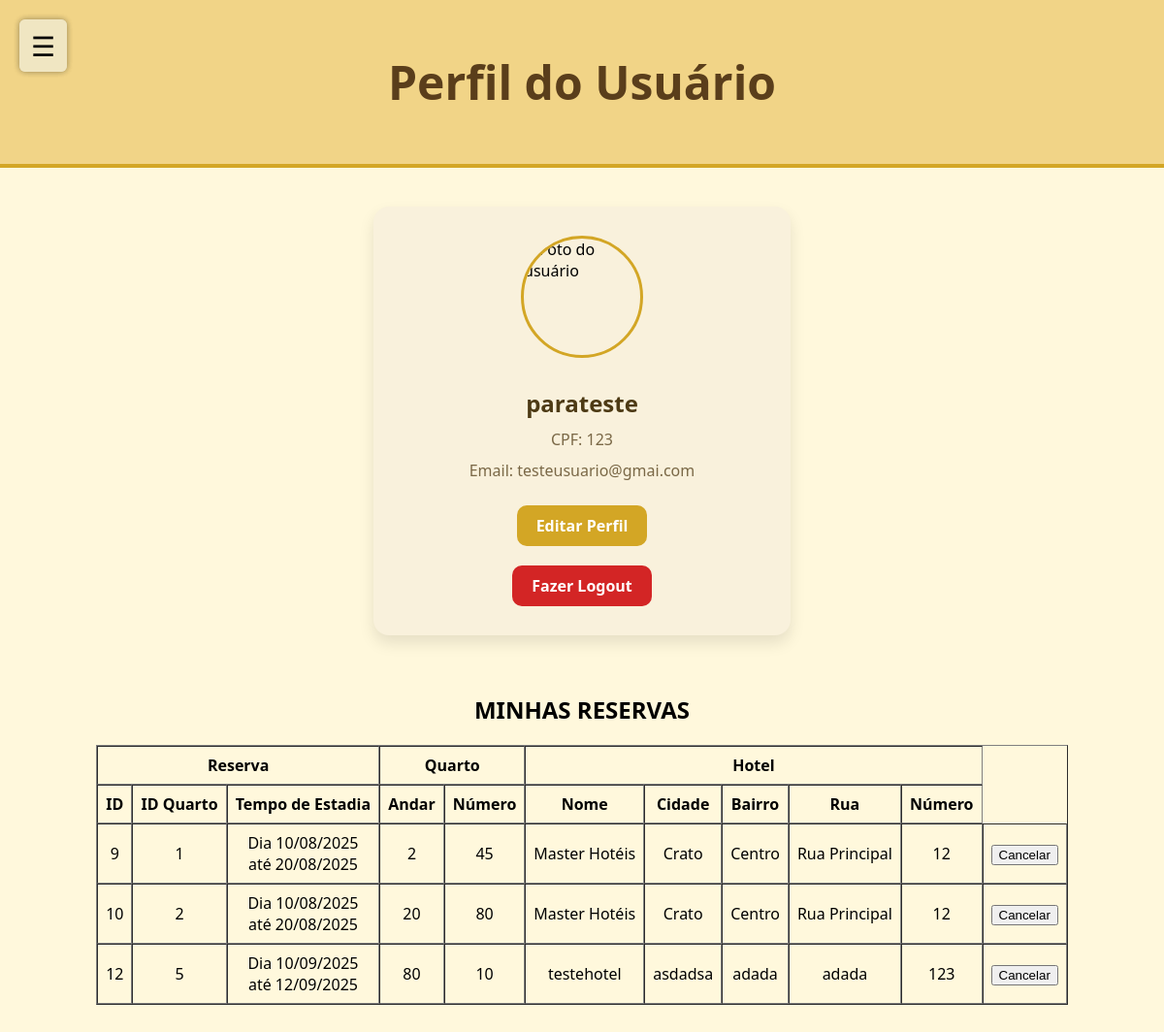
The app's page /perfil_usuario (signed in) with its own data.
### tables this page shows
CREATE TABLE reservas 
(
    id_reserva INTEGER PRIMARY KEY AUTOINCREMENT,
    id_usuario INTEGER, 
    id_quarto INTEGER,
    data_checkin DATE,
    data_checkout DATE,
    FOREIGN KEY (id_usuario) REFERENCES usuarios(id_usuario),
    FOREIGN KEY (id_quarto) REFERENCES quartos(id_quarto)
);

CREATE TABLE quartos 
(
    id_quarto INTEGER PRIMARY KEY AUTOINCREMENT,
    andar TEXT,
    numero_quarto TEXT,
    preco REAL,
    imagem TEXT,
    id_hotel INTEGER, descricao TEXT,
    FOREIGN KEY (id_hotel) REFERENCES hoteis(id_hotel)
);

CREATE TABLE hoteis
(
    id_hotel INTEGER PRIMARY KEY AUTOINCREMENT,
    nome TEXT,
    cidade TEXT,
    bairro TEXT,
    rua TEXT,
    numero INTEGER,
    cnpj INTEGER,
    email TEXT,
    senha TEXT,
    foto TEXT

, background text, chave_pix text);

### routes/route_usuario.py (the view)
@usuario_bp.route("/perfil_usuario", methods=['GET','POST'])
def perfil_usuario():
    if 'usuario' not in session:
        return redirect(url_for('usuario.cadastro_usuario'))
    else:
        usuario = session['usuario']
        reserva_model = ReservaModel(id_usuario=usuario['id'])
        reservas = reserva_model.buscar_por_reservas()
        reservas_detalhadas = []
        for i, reserva in enumerate(reservas):
            quarto_model = QuartoModel(id_quarto=reserva['id_quarto'])
            quarto = quarto_model.buscar_por_quarto()
            hotel_model = HotelModel(id_hotel=quarto['id_hotel'])
            hotel = hotel_model.buscar_por_hotel()
            listacheckin = reservas[i]["data_checkin"].split("-")
            listacheckout = reservas[i]["data_checkout"].split("-")
            strcheckin = listacheckin[2] + "/" + listacheckin[1] + "/" + listacheckin[0]
            strcheckout = listacheckout[2] + "/" + listacheckout[1] + "/" + listacheckout[0]
            conversao1 = datetime.strptime(strcheckin, "%d/%m/%Y")
            conversao2 = datetime.strptime(strcheckout, "%d/%m/%Y")
            diferenca = conversao2 - conversao1
            tempo_estadia = diferenca.days
            del listacheckin
            del listacheckout
            reservas_detalhadas.append({
                'reserva': reserva,
                'quarto': quarto,
                'hotel': hotel,
                'checkin' : strcheckin,
                'checkout' : strcheckout
            })
        return render_template('/usuario/perfil_usuario.html', usuario=usuario, reservas=reservas_detalhadas)

### models/connect.py (called while the page is built)
    def connect(self):
        self.conn = sqlite3.connect(self.db_name)
        self.conn.row_factory = sqlite3.Row  # Para retornar dicionários
        self.cursor = self.conn.cursor()

    def execute(self, query, params=None):
        if self.conn is None:
            self.connect()
        if params:
            self.cursor.execute(query, params)
        else:
            self.cursor.execute(query)
        return self.cursor

    def fetchall(self):
        return self.cursor.fetchall()

    def fetchone(self):
        return self.cursor.fetchone()

    def close(self):
        if self.conn:
            self.conn.close()
            self.conn = None
            self.cursor = None

### models/hotel_model.py (called while the page is built)
    def buscar_por_hotel(self):
        db = Database()
        db.connect()
        sql = "SELECT * FROM hoteis WHERE id_hotel=?"
        db.execute(sql, (self.id_hotel,))
        hotel = db.fetchone()
        db.close()
        return hotel

### models/quarto_model.py (called while the page is built)
    def buscar_por_quarto(self):
        db = Database()
        db.connect()
        sql = "SELECT * FROM quartos WHERE id_quarto=?"
        db.execute(sql, (self.id_quarto,))
        quarto = db.fetchone()
        db.close()
        return quarto

### models/reserva_model.py (called while the page is built)
    def buscar_por_reservas(self):
        db = Database()
        db.connect()
        sql = "SELECT * FROM reservas WHERE id_usuario=?"
        db.execute(sql, (self.id_usuario,))
        reservas = db.fetchall()
        db.close()
        return reservas

### templates/usuario/perfil_usuario.html (shortened to what this page needs)
<!DOCTYPE html>
<html lang="pt-BR">
<head>
  <link rel="stylesheet" href="/static/estilos/perfil_dados.css">
</head>
<body>
  <header class="topo">
    <h1>Perfil do Usuário</h1>
  </header>
  <div class="opcoes" onclick="toggleSidebar()">☰</div>
</head>
<body>
  <div class="opcoes" onclick="toggleSidebar()">☰</div>
  <main class="container">
    <section class="card-perfil">
      <div class="foto-perfil">
        <img src="{{ url_for('static', filename=usuario.imagem) }}" alt="Foto do usuário">
      </div>
      <h2>{{session['usuario']['nome']}}</h2>
      <p class="email">CPF: {{session['usuario']['cpf']}}</p>
      <p class="cpf">Email: {{session['usuario']['email']}}</p>
      <a href="/editar_perfil_usuario" class="botao-editar">Editar Perfil</a>
      <a href="/sair" class="botao-excluir">Fazer Logout</a>
    </section>
  </main>
  <h2 style="text-align: center;">MINHAS RESERVAS</h2>
  <table border="1" cellpadding="8" cellspacing="0" style="text-align: center;">
    <thead>
      <tr>
        <th colspan="3">Reserva</th>
        <th colspan="2">Quarto</th>
        <th colspan="5">Hotel</th>
      </tr>
      <tr>
        <th>ID</th>
        <th>ID Quarto</th>
        <th>Tempo de Estadia</th>
        <th>Andar</th>
        <th>Número</th>
        <th>Nome</th>
        <th>Cidade</th>
        <th>Bairro</th>
        <th>Rua</th>
        <th>Número</th>
      </tr>
    </thead>
    <tbody>
      {% if reservas %}
        {% for item in reservas %}
          <tr>
            <td>{{ item.reserva.id_reserva }}</td>
            <td>{{ item.reserva.id_quarto }}</td>
            <td>Dia {{ item.checkin}}<br>até {{item.checkout}}</td>
            <td>{{ item.quarto.andar }}</td>
            <td>{{ item.quarto.numero_quarto }}</td>
            <td>{{ item.hotel.nome }}</td>
            <td>{{ item.hotel.cidade }}</td>
            <td>{{ item.hotel.bairro }}</td>
            <td>{{ item.hotel.rua }}</td>
            <td>{{ item.hotel.numero }}</td>
            <td>
              <form action="/cancelar_reserva" method="post">
                <button type="submit" class="botao-cancelar">Cancelar</button>
              </form>
            </td>
          </tr>
        {% endfor %}
      {% else %}
        <tr>
          <td colspan="11" style="text-align: center;">Nenhuma reserva encontrada.</td>
        </tr>
      {% endif %}
    </tbody>
    </table>
</body>
</html>

### static/estilos/perfil_dados.css (style rules this page uses)
body { margin: 0; font-family: 'Segoe UI', Tahoma, Geneva, Verdana, sans-serif; background-color: #fff8dc; }
.topo { background-color: #f1d487; padding: 20px; text-align: center; font-size: 1.5em; color: #5a3e1b; border-bottom: 4px solid #d3a625; }
.container { display: flex; justify-content: center; align-items: center; padding: 40px; }
.card-perfil { background-color: #f9f1dc; border-radius: 16px; padding: 30px 40px; box-shadow: 0 8px 16px rgba(0,0,0,0.1); display: flex; flex-direction: column; align-items: center; width: 350px; }
.foto-perfil { width: 120px; height: 120px; border-radius: 50%; border: 3px solid #d3a625; margin-bottom: 20px; overflow: hidden; display: flex; justify-content: center; }
.foto-perfil img { width: auto; height: 100%; }
.card-perfil h2 { margin: 10px 0 5px; color: #4d3a14; }
.email, .cpf { color: #7a6846; margin: 5px 0; }
.botao-editar { display: inline-block; margin-top: 20px; padding: 10px 20px; background-color: #d3a625; color: white; border-radius: 10px; text-decoration: none; font-weight: bold; transition: background-color 0.3s ease; }
.botao-excluir { display: inline-block; margin-top: 20px; padding: 10px 20px; background-color: #d32525; color: white; border-radius: 10px; text-decoration: none; font-weight: bold; transition: background-color 0.3s ease; }
.opcoes { font-size: 28px; cursor: pointer; position: fixed; top: 20px; left: 20px; z-index: 1003; background-color: #f0e6c2; padding: 8px 12px; border-radius: 6px; box-shadow: 0 0 6px rgba(0, 0, 0, 0.2); }
table { margin: 0 auto; margin-bottom: 200px; }

### records on screen
reservas: reserva.id_reserva "9", reserva.id_quarto "1"
quartos: quarto.andar "2", quarto.numero_quarto "45"
hoteis: hotel.nome "Master Hotéis" "Master Hotéis", hotel.cidade "Crato" "Crato", hotel.bairro "Centro" "Centro", hotel.rua "Rua Principal" "Rua Principal", hotel.numero "12" "12"
reservas: reserva.id_reserva "10", reserva.id_quarto "2"
quartos: quarto.andar "20", quarto.numero_quarto "80"
reservas: reserva.id_reserva "12", reserva.id_quarto "5"
quartos: quarto.andar "80", quarto.numero_quarto "10"
hoteis: hotel.nome "testehotel", hotel.cidade "asdadsa", hotel.bairro "adada", hotel.rua "adada", hotel.numero "123"

### other values on screen
{{ session['usuario']['nome'] }} "parateste"
{{ session['usuario']['cpf'] }} "123"
{{ session['usuario']['email'] }} "testeusuario@gmai.com"
{{ item.checkin }} "10/08/2025" "10/08/2025" "10/09/2025"
{{ item.checkout }} "20/08/2025" "20/08/2025" "12/09/2025"
